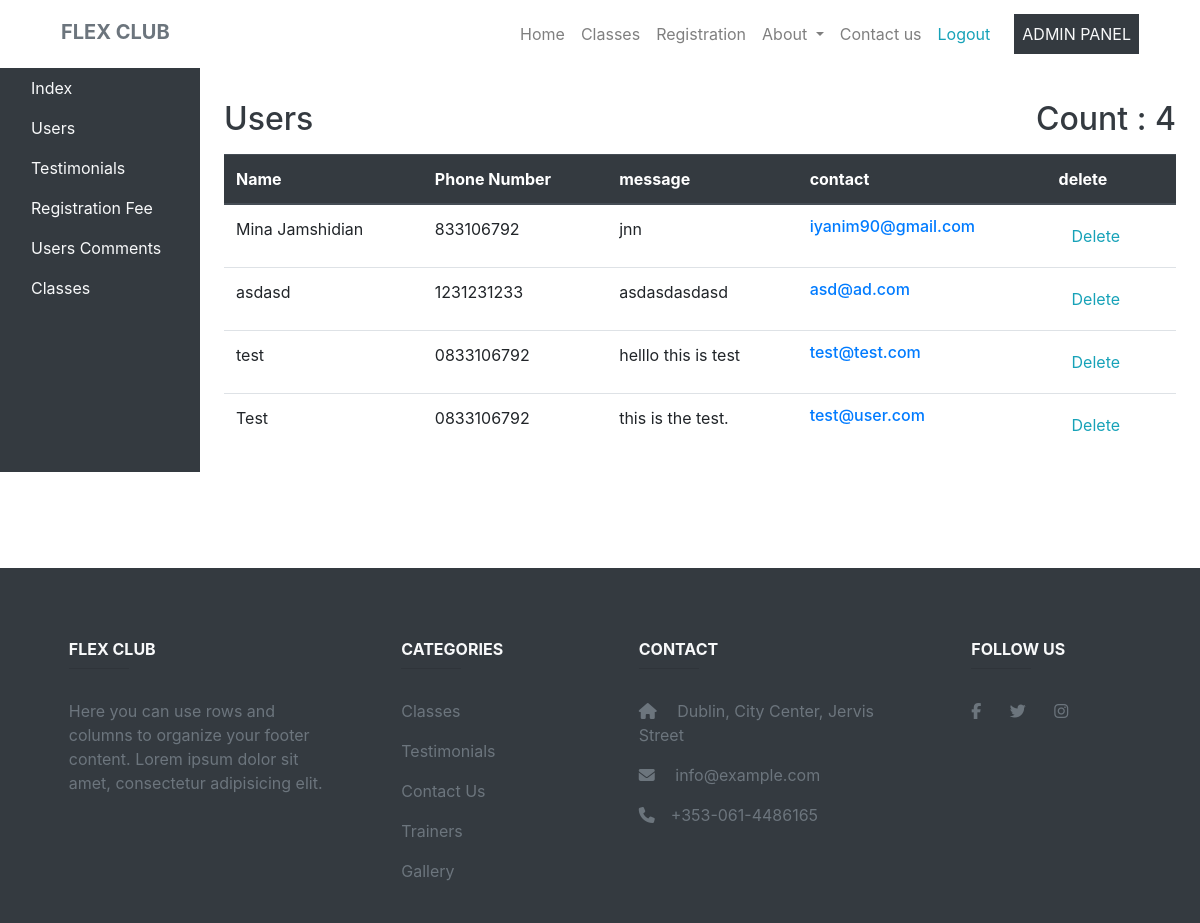
Screenshot of /contact_us_manage.php (signed in) with the database file from the repository.
### tables this page shows
CREATE TABLE `contact_us` (
  `id` int(11) NOT NULL,
  `user_id` int(11) DEFAULT NULL,
  `name` varchar(255) NOT NULL,
  `email` varchar(100) NOT NULL,
  `phone_number` varchar(30) NOT NULL,
  `message` text NOT NULL
);

### contact_us_manage.php (the view, shortened to what this page needs)
<?php
include_once('header.php');
if (isset($_SESSION['status']) && $_SESSION['status'] == 1) {
    ?>
    <div class="container-fluid mb-5 pb-5" >
        <div class="row">
            <?php
            if (isset($_SESSION['is_admin']) && $_SESSION['is_admin'] == 1) {
                include_once('admin_panel_sidebar.php');
                echo '<main role="main" class="col-md-9 ml-sm-auto col-lg-10 pt-3 px-4">';
            } else {
                echo '<main class="container w-100 mt-3" >';
            }
            ?>
            <?php
            $sql = "SELECT COUNT(*) FROM contact_us";
            $result = mysqli_query($connection, $sql);
            if (!is_null($result)) {
                $row = $result->fetch_assoc();
                $comment_count = $row['COUNT(*)'];
            }
            ?>
            <?php
            if (isset($_SESSION['is_admin']) && $_SESSION['is_admin'] == 1) {
                echo '
                    <h2 class="mt-3 mb-3 text-dark">Users<span class="float-right">Count :  ' . $comment_count . '</span></h2>
                    ';
            }
            ?>
            <div class="table-responsive">
                <table class="table ">
                    <thead class="thead-dark">
                    <th>Name</th>
                    <th>Phone Number</th>
                    <th>message</th>
                    <th>contact</th>
                    <th>delete</th>
                    </thead>
                    <tbody>
                    <?php
                    $query = "SELECT * FROM contact_us";
                    $result = mysqli_query($connection, $query);
                    if (!is_null($result)) {
                        if ($result->num_rows > 0) {
                            while ($row = $result->fetch_assoc()) {
                                $id = $row["id"];
                                echo '
                                        <tr>
                                            <td>' . $row["name"] . '</td>
                                            <td>' . $row["phone_number"] . '</td>
                                            <td>' . $row["message"] . '</td>
                                            <td><h6><a href="mailto:' . $row['email'] . ' ">' . $row['email'] . '</a></h6</td>
                                            <td>
					                            <form action="" method="POST">
                                                    <input type="hidden" value="' . $id . '" name="contact_id">
                                                    <button type="submit" class="btn btn-link text-info">Delete</button>
                                                </form>
                                            </td>
                                        </tr>';
                            }
                        }
                    }
                    ?>
                    </tbody>
                </table>
            </div>
            </main>
        </div>
    </div>
    <?php
} else {
    echo '<h3 class="text-danger text-center">You do not Login yet</h3>';
}
include_once('footer.php');

### css/style.css (style rules this page uses)
html { height: 100%; }

### rows the page displays
contact_us: name "Mina Jamshidian", phone_number "833106792", message "jnn", email "iyanim90@gmail.com"
contact_us: name "asdasd", phone_number "1231231233", message "asdasdasdasd", email "asd@ad.com"
contact_us: name "test", phone_number "0833106792", message "helllo this is test", email "test@test.com"
contact_us: name "Test", phone_number "0833106792", message "this is the test.", email "test@user.com"

### other values shown
$comment_count "4"
